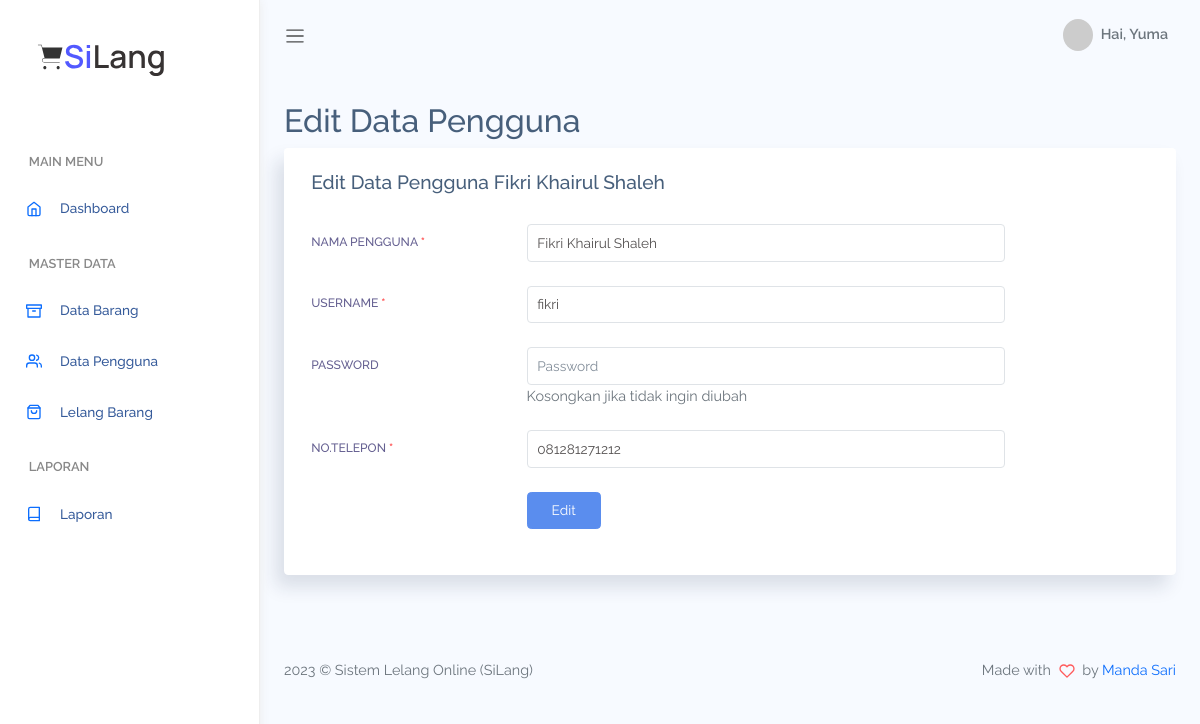
Screenshot of /pengguna/edit/1 (signed in) with the database file from the repository.
### tables this page shows
CREATE TABLE `tb_masyarakat` (
  `id_user` int(11) NOT NULL,
  `nama_lengkap` varchar(25) NOT NULL,
  `username` varchar(25) NOT NULL,
  `password` varchar(255) NOT NULL,
  `telp` varchar(25) NOT NULL
);

### app/core/Controller.php (called while the page is built, shortened)
<?php
class Controller
{
    public function view(string $view, ?array $data = [])
    {
        require_once '../app/views/' . $view . '.php';
    }
    public function model(string $model)
    {
        return new $model;
    }
}

### app/controllers/Pengguna.php (called while the page is built, shortened)
<?php
class Pengguna extends Controller
{
    public function edit(int $id)
    {
        $data['title'] = 'Edit Data Pengguna';
        $data['dataPengguna'] = $this->model('M_user')->getDataPenggunaById(id: $id);
        $this->view('page/backend/pengguna/edit', $data);
    }
}

### app/core/App.php (called while the page is built, shortened)
<?php
class App
{
    public function __construct(protected $controller = 'Home', protected $method = 'index', protected $params = [])
    {
        $url = $this->parseURL();
        if (isset($url[0])) {
            if (file_exists('../app/controllers/' . $url[0] . '.php')) {
                unset($url[0]);
            } else {
                http_response_code(404);
                require_once '../app/views/page/errors/404.php';
            }
        }
        $this->controller = new $this->controller;
        if (isset($url[1])) {
            if (method_exists($this->controller, $url[1])) {
                $this->method = $url[1];
                unset($url[1]);
            }
        }
        if (!empty($url)) {
            $this->params = array_values($url);
        }
        call_user_func_array([$this->controller, $this->method], $this->params);
    }
    public function parseURL()
    {
        if (isset($_GET['url'])) {
            $url = rtrim($_GET['url'], '/');
            $url = filter_var($url, FILTER_SANITIZE_URL);
            $url = explode('/', $url);
            return $url;
        }
    }
}

### public/index.php (called while the page is built, shortened)
<?php
$app = new App;

### app/core/Database.php (called while the page is built, shortened)
<?php
class Database
{
    private $host = DB_HOST;
    private $user = DB_USER;
    private $pass = DB_PASS;
    private $dbnm = DB_NAME;
    private $dbh;
    private $stmt;
    public function __construct()
    {
        $dsn = 'mysql:host=' . $this->host . ';dbname=' . $this->dbnm;
        $option = [
            PDO::ATTR_PERSISTENT => true,
            PDO::ATTR_ERRMODE => PDO::ERRMODE_EXCEPTION
        ];
        try {
            $this->dbh = new PDO($dsn, $this->user, $this->pass, $option);
        } catch (PDOException $e) {
            die($e->getMessage());
        }
    }
    public function query($query)
    {
        $this->stmt = $this->dbh->prepare($query);
    }
    public function bind($param, $value, $type = null)
    {
        if (is_null($type)) {
            match (true) {
                is_int($value) => $type = PDO::PARAM_INT,
                is_bool($value) => $type = PDO::PARAM_BOOL,
                is_null($value) => $type = PDO::PARAM_NULL,
                default => $type = PDO::PARAM_STR
            };
        }
        $this->stmt->bindValue($param, $value, $type);
    }
    public function execute()
    {
        $this->stmt->execute();
    }
    public function single()
    {
        $this->execute();
        return $this->stmt->fetch(PDO::FETCH_ASSOC);
    }
}

### app/models/M_user.php (called while the page is built, shortened)
<?php
class M_user
{
    private $tableUser = "tb_masyarakat";
    private $db;
    public function __construct()
    {
        $this->db = new Database;
    }
    public function getDataPenggunaById(int $id)
    {
        $this->db->query("SELECT * FROM $this->tableUser WHERE id_user=:id");
        $this->db->bind('id', $id);
        return $this->db->single();
    }
}

### app/views/page/backend/pengguna/edit.php (the view)
<div class="main-content container-fluid">
    <div class="page-title">
        <div class="row">
            <div class="col-12 col-md-6 order-md-1 order-last">
                <h3><?= $data['title'] ?></h3>
            </div>
        </div>
    </div>
    <section class="section">
        <div class="card">
            <div class="card-header">
                <h4 class="card-title"><?= $data['title'] . ' ' . $data['dataPengguna']['nama_lengkap'] ?></h4>
            </div>
            <div class="card-body">
                <form method="POST" action="<?= BASE_URL ?>/pengguna/update/<?= $data['dataPengguna']['id_user'] ?>">
                    <div class="form-group row mb-4">
                        <label for="nama-pengguna" class="col-form-label text-md-right col-12 col-md-3 col-lg-3">Nama Pengguna <span class="text-danger fw-bold">*</span></label>
                        <div class="col-sm-12 col-md-7">
                            <input type="text" id="nama-pengguna" name="nama_pengguna" class="form-control" value="<?= $data['dataPengguna']['nama_lengkap'] ?>" placeholder="Nama Pengguna" autocomplete="off" required>
                        </div>
                    </div>
                    <div class="form-group row mb-4">
                        <label for="username" class="col-form-label text-md-right col-12 col-md-3 col-lg-3">Username <span class="text-danger fw-bold">*</span></label>
                        <div class="col-sm-12 col-md-7">
                            <input type="text" id="username" name="username" class="form-control" placeholder="Username" value="<?= $data['dataPengguna']['username'] ?>" autocomplete="off" required>
                        </div>
                    </div>
                    <div class="form-group row mb-4">
                        <label for="password" class="col-form-label text-md-right col-12 col-md-3 col-lg-3">Password </label>
                        <div class="col-sm-12 col-md-7">
                            <input type="password" id="password" name="password" class="form-control" placeholder="Password" autocomplete="off">
                            <div class="text-muted">Kosongkan jika tidak ingin diubah</div>
                        </div>
                    </div>
                    <div class="form-group row mb-4">
                        <label for="telp" class="col-form-label text-md-right col-12 col-md-3 col-lg-3">No.Telepon <span class="text-danger fw-bold">*</span></label>
                        <div class="col-sm-12 col-md-7">
                            <input type="number" id="telp" name="telp" class="form-control" placeholder="Username" value="<?= $data['dataPengguna']['telp'] ?>" autocomplete="off" required>
                        </div>
                    </div>
                    <div class="form-grup row mb-4">
                        <label class="col-form-label text-md-right col-12 col-md-3 col-lg-3"></label>
                        <div class="col-sm-12 col-md-7">
                            <button type="submit" name="submit" class="btn btn-primary">Edit</button>
                        </div>
                    </div>
                </form>
            </div>
        </div>
    </section>
</div>

### public/assets/css/app.css (style rules this page uses)
* { font-family:Raleway }
#main .main-content { padding:2rem 1.5rem }
#main .main-content .page-title h3 { font-size:2rem }
a,button { outline:0 }
.btn.btn-danger,.btn.btn-dark,.btn.btn-info,.btn.btn-light,.btn.btn-link,.btn.btn-primary,.btn.btn-secondary,.btn.btn-success,.btn.btn-warning { color:#fff }
.form-group { margin-bottom:.7rem }
.form-group label { font-size:.755rem;text-transform:uppercase;color:rgba(35,28,99,.7);font-weight:500 }
.card { box-shadow:-8px 12px 18px 0 rgba(25,42,70,.13);margin-bottom:2.2rem }
.card .card-header { border:none }
.card .card-header h4 { font-size:1.2rem }
.card .card-header~.card-body { padding-top:0 }
.card .card-title { font-size:1.2rem }
.card .card-body { padding:1.4rem 1.7rem }

### rows the page displays
tb_masyarakat: nama_lengkap "Fikri Khairul Shaleh", nama_pengguna "Fikri Khairul Shaleh", username "fikri", telp "081281271212"

### other values shown
$nama "Yuma"
$data['title'] "Edit Data Pengguna"
APP_NAME "Sistem Lelang Online (SiLang)"
AUTHOR "Manda Sari"
